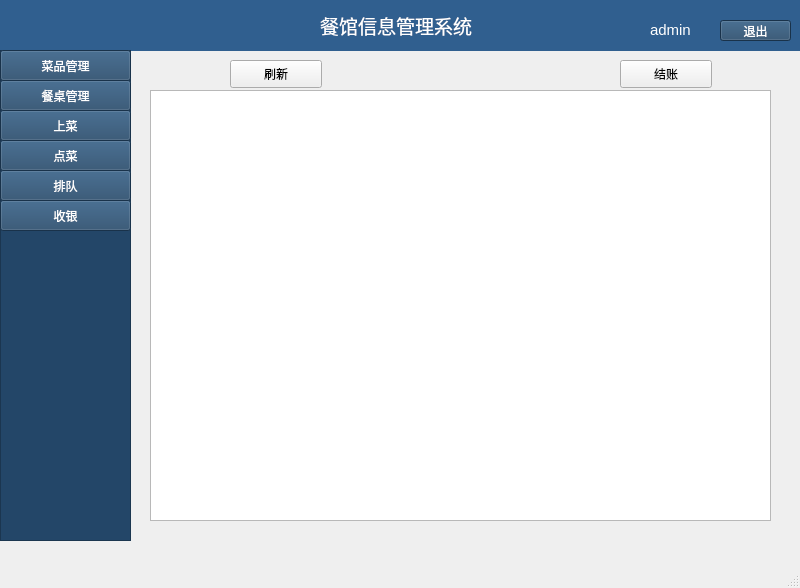
<?xml version="1.0" encoding="UTF-8"?>
<ui version="4.0">
 <class>MainWindow</class>
 <widget class="QMainWindow" name="MainWindow">
  <property name="geometry">
   <rect>
    <x>0</x>
    <y>0</y>
    <width>800</width>
    <height>588</height>
   </rect>
  </property>
  <property name="windowTitle">
   <string>餐馆信息管理系统</string>
  </property>
  <property name="windowIcon">
   <iconset resource="res.qrc">
    <normaloff>:/Logo.jpg</normaloff>:/Logo.jpg</iconset>
  </property>
  <property name="toolTip">
   <string>这是餐厅信息管理系统</string>
  </property>
  <widget class="QWidget" name="centralwidget">
   <property name="styleSheet">
    <string notr="true">Qwidget#centralwidget{background-color: rgb(48, 95, 143)};</string>
   </property>
   <widget class="QStackedWidget" name="stackedWidget">
    <property name="geometry">
     <rect>
      <x>130</x>
      <y>60</y>
      <width>651</width>
      <height>641</height>
     </rect>
    </property>
    <property name="currentIndex">
     <number>3</number>
    </property>
    <widget class="QWidget" name="page1">
     <widget class="QPushButton" name="btn_addDish">
      <property name="geometry">
       <rect>
        <x>10</x>
        <y>0</y>
        <width>61</width>
        <height>21</height>
       </rect>
      </property>
      <property name="text">
       <string>增加</string>
      </property>
     </widget>
     <widget class="QPushButton" name="btn_updDish">
      <property name="geometry">
       <rect>
        <x>80</x>
        <y>0</y>
        <width>61</width>
        <height>21</height>
       </rect>
      </property>
      <property name="text">
       <string>修改</string>
      </property>
     </widget>
     <widget class="QPushButton" name="btn_delDish">
      <property name="geometry">
       <rect>
        <x>150</x>
        <y>0</y>
        <width>61</width>
        <height>20</height>
       </rect>
      </property>
      <property name="text">
       <string>删除</string>
      </property>
     </widget>
     <widget class="QLineEdit" name="lineEdit_search">
      <property name="geometry">
       <rect>
        <x>440</x>
        <y>0</y>
        <width>113</width>
        <height>21</height>
       </rect>
      </property>
     </widget>
     <widget class="QPushButton" name="btn_search">
      <property name="geometry">
       <rect>
        <x>570</x>
        <y>0</y>
        <width>71</width>
        <height>21</height>
       </rect>
      </property>
      <property name="text">
       <string>搜索</string>
      </property>
     </widget>
     <widget class="QTableWidget" name="tableWidget">
      <property name="geometry">
       <rect>
        <x>10</x>
        <y>30</y>
        <width>631</width>
        <height>451</height>
       </rect>
      </property>
      <attribute name="horizontalHeaderStretchLastSection">
       <bool>true</bool>
      </attribute>
      <column>
       <property name="text">
        <string>菜品编号</string>
       </property>
       <property name="font">
        <font>
         <underline>false</underline>
        </font>
       </property>
      </column>
      <column>
       <property name="text">
        <string>名称</string>
       </property>
      </column>
      <column>
       <property name="text">
        <string>分类</string>
       </property>
      </column>
      <column>
       <property name="text">
        <string>主要材料</string>
       </property>
      </column>
      <column>
       <property name="text">
        <string>价格</string>
       </property>
      </column>
     </widget>
     <widget class="QPushButton" name="btn_menu_refresh">
      <property name="geometry">
       <rect>
        <x>300</x>
        <y>0</y>
        <width>61</width>
        <height>21</height>
       </rect>
      </property>
      <property name="text">
       <string>刷新</string>
      </property>
     </widget>
    </widget>
    <widget class="QWidget" name="page_2">
     <widget class="QTableWidget" name="tableWidget_2">
      <property name="geometry">
       <rect>
        <x>0</x>
        <y>30</y>
        <width>641</width>
        <height>441</height>
       </rect>
      </property>
      <attribute name="horizontalHeaderStretchLastSection">
       <bool>true</bool>
      </attribute>
     </widget>
     <widget class="QPushButton" name="btn_addTable">
      <property name="geometry">
       <rect>
        <x>10</x>
        <y>0</y>
        <width>61</width>
        <height>21</height>
       </rect>
      </property>
      <property name="text">
       <string>增加</string>
      </property>
     </widget>
     <widget class="QPushButton" name="btn_updTable">
      <property name="geometry">
       <rect>
        <x>80</x>
        <y>0</y>
        <width>61</width>
        <height>21</height>
       </rect>
      </property>
      <property name="text">
       <string>修改</string>
      </property>
     </widget>
     <widget class="QPushButton" name="btn_delTable">
      <property name="geometry">
       <rect>
        <x>150</x>
        <y>0</y>
        <width>61</width>
        <height>21</height>
       </rect>
      </property>
      <property name="text">
       <string>删除</string>
      </property>
     </widget>
     <widget class="QPushButton" name="btn_search2">
      <property name="geometry">
       <rect>
        <x>570</x>
        <y>0</y>
        <width>71</width>
        <height>21</height>
       </rect>
      </property>
      <property name="text">
       <string>搜索</string>
      </property>
     </widget>
     <widget class="QLineEdit" name="lineEdit_search2">
      <property name="geometry">
       <rect>
        <x>430</x>
        <y>0</y>
        <width>121</width>
        <height>21</height>
       </rect>
      </property>
     </widget>
     <widget class="QPushButton" name="btn_table_refresh">
      <property name="geometry">
       <rect>
        <x>340</x>
        <y>0</y>
        <width>61</width>
        <height>21</height>
       </rect>
      </property>
      <property name="text">
       <string>刷新</string>
      </property>
     </widget>
    </widget>
    <widget class="QWidget" name="page_3">
     <widget class="QPushButton" name="btn_serve_dish">
      <property name="geometry">
       <rect>
        <x>370</x>
        <y>0</y>
        <width>92</width>
        <height>28</height>
       </rect>
      </property>
      <property name="text">
       <string>上菜</string>
      </property>
     </widget>
     <widget class="QPushButton" name="btn_refresh_order">
      <property name="geometry">
       <rect>
        <x>110</x>
        <y>0</y>
        <width>92</width>
        <height>28</height>
       </rect>
      </property>
      <property name="text">
       <string>刷新</string>
      </property>
     </widget>
     <widget class="QPushButton" name="btn_cancel_order">
      <property name="geometry">
       <rect>
        <x>500</x>
        <y>0</y>
        <width>92</width>
        <height>28</height>
       </rect>
      </property>
      <property name="text">
       <string>取消点菜</string>
      </property>
     </widget>
     <widget class="QTableWidget" name="tableWidget_3">
      <property name="geometry">
       <rect>
        <x>15</x>
        <y>31</y>
        <width>631</width>
        <height>431</height>
       </rect>
      </property>
     </widget>
     <widget class="QPushButton" name="btn_previous_order">
      <property name="geometry">
       <rect>
        <x>240</x>
        <y>0</y>
        <width>92</width>
        <height>28</height>
       </rect>
      </property>
      <property name="text">
       <string>上菜记录</string>
      </property>
     </widget>
    </widget>
    <widget class="QWidget" name="page_4">
     <widget class="QPushButton" name="btn_checkout">
      <property name="geometry">
       <rect>
        <x>490</x>
        <y>0</y>
        <width>92</width>
        <height>28</height>
       </rect>
      </property>
      <property name="text">
       <string>结账</string>
      </property>
     </widget>
     <widget class="QTableWidget" name="tableWidget_4">
      <property name="geometry">
       <rect>
        <x>20</x>
        <y>30</y>
        <width>621</width>
        <height>431</height>
       </rect>
      </property>
     </widget>
     <widget class="QPushButton" name="btn_refresh_cashier">
      <property name="geometry">
       <rect>
        <x>100</x>
        <y>0</y>
        <width>92</width>
        <height>28</height>
       </rect>
      </property>
      <property name="text">
       <string>刷新</string>
      </property>
     </widget>
    </widget>
    <widget class="QWidget" name="page_empty"/>
    <widget class="QWidget" name="page5">
     <widget class="QTableWidget" name="tableWidget_ordermenu">
      <property name="geometry">
       <rect>
        <x>10</x>
        <y>50</y>
        <width>351</width>
        <height>401</height>
       </rect>
      </property>
     </widget>
     <widget class="QTableWidget" name="tableWidget_order_table">
      <property name="geometry">
       <rect>
        <x>370</x>
        <y>50</y>
        <width>281</width>
        <height>401</height>
       </rect>
      </property>
     </widget>
     <widget class="QPushButton" name="btn_new_order">
      <property name="geometry">
       <rect>
        <x>530</x>
        <y>10</y>
        <width>92</width>
        <height>28</height>
       </rect>
      </property>
      <property name="text">
       <string>点菜</string>
      </property>
     </widget>
     <widget class="QPushButton" name="btn_order_menu">
      <property name="geometry">
       <rect>
        <x>40</x>
        <y>10</y>
        <width>92</width>
        <height>28</height>
       </rect>
      </property>
      <property name="text">
       <string>刷新</string>
      </property>
     </widget>
    </widget>
   </widget>
   <widget class="QWidget" name="widget" native="true">
    <property name="geometry">
     <rect>
      <x>0</x>
      <y>0</y>
      <width>801</width>
      <height>51</height>
     </rect>
    </property>
    <property name="styleSheet">
     <string notr="true">background-color: rgb(48, 95, 143);
color: rgb(255, 255, 255);</string>
    </property>
    <widget class="QPushButton" name="btn_exit">
     <property name="geometry">
      <rect>
       <x>720</x>
       <y>20</y>
       <width>71</width>
       <height>21</height>
      </rect>
     </property>
     <property name="styleSheet">
      <string notr="true">background-color: rgb(35, 70, 104);
color: rgb(255, 255, 255);</string>
     </property>
     <property name="text">
      <string>退出</string>
     </property>
    </widget>
    <widget class="QLabel" name="label_3">
     <property name="geometry">
      <rect>
       <x>650</x>
       <y>20</y>
       <width>61</width>
       <height>20</height>
      </rect>
     </property>
     <property name="font">
      <font>
       <pointsize>11</pointsize>
      </font>
     </property>
     <property name="text">
      <string>admin</string>
     </property>
    </widget>
    <widget class="QLabel" name="label_2">
     <property name="geometry">
      <rect>
       <x>610</x>
       <y>20</y>
       <width>31</width>
       <height>31</height>
      </rect>
     </property>
     <property name="styleSheet">
      <string notr="true">border-image: url(:/user.jpg);</string>
     </property>
     <property name="text">
      <string/>
     </property>
    </widget>
    <widget class="QLabel" name="label">
     <property name="geometry">
      <rect>
       <x>320</x>
       <y>0</y>
       <width>221</width>
       <height>51</height>
      </rect>
     </property>
     <property name="font">
      <font>
       <family>Microsoft YaHei UI</family>
       <pointsize>14</pointsize>
       <italic>false</italic>
       <bold>false</bold>
      </font>
     </property>
     <property name="styleSheet">
      <string notr="true">font: 14pt &quot;Microsoft YaHei UI&quot;;</string>
     </property>
     <property name="text">
      <string>餐馆信息管理系统</string>
     </property>
    </widget>
   </widget>
   <widget class="QTreeWidget" name="treeWidget">
    <property name="geometry">
     <rect>
      <x>0</x>
      <y>50</y>
      <width>131</width>
      <height>491</height>
     </rect>
    </property>
    <property name="styleSheet">
     <string notr="true">background-color: rgb(35, 70, 104);
color: rgb(255, 255, 255);</string>
    </property>
    <attribute name="headerVisible">
     <bool>false</bool>
    </attribute>
    <column>
     <property name="text">
      <string notr="true">1</string>
     </property>
    </column>
   </widget>
   <widget class="QPushButton" name="btn_1">
    <property name="geometry">
     <rect>
      <x>0</x>
      <y>50</y>
      <width>131</width>
      <height>31</height>
     </rect>
    </property>
    <property name="styleSheet">
     <string notr="true">background-color: rgb(35, 70, 104);
alternate-background-color: rgb(48, 95, 143);
border-color: rgb(35, 70, 104);
color: rgb(255, 255, 255);</string>
    </property>
    <property name="text">
     <string>菜品管理</string>
    </property>
   </widget>
   <widget class="QPushButton" name="btn_2">
    <property name="geometry">
     <rect>
      <x>0</x>
      <y>80</y>
      <width>131</width>
      <height>31</height>
     </rect>
    </property>
    <property name="styleSheet">
     <string notr="true">background-color: rgb(35, 70, 104);
border-color: rgb(35, 70, 104);
color: rgb(255, 255, 255);</string>
    </property>
    <property name="text">
     <string>餐桌管理</string>
    </property>
   </widget>
   <widget class="QPushButton" name="btn_3">
    <property name="geometry">
     <rect>
      <x>0</x>
      <y>110</y>
      <width>131</width>
      <height>31</height>
     </rect>
    </property>
    <property name="styleSheet">
     <string notr="true">background-color: rgb(35, 70, 104);
border-color: rgb(35, 70, 104);
color: rgb(255, 255, 255);</string>
    </property>
    <property name="text">
     <string>上菜</string>
    </property>
   </widget>
   <widget class="QPushButton" name="pushButton_5">
    <property name="geometry">
     <rect>
      <x>0</x>
      <y>140</y>
      <width>131</width>
      <height>31</height>
     </rect>
    </property>
    <property name="styleSheet">
     <string notr="true">background-color: rgb(35, 70, 104);
border-color: rgb(35, 70, 104);
color: rgb(255, 255, 255);</string>
    </property>
    <property name="text">
     <string>点菜</string>
    </property>
   </widget>
   <widget class="QPushButton" name="btn_queue">
    <property name="geometry">
     <rect>
      <x>0</x>
      <y>170</y>
      <width>131</width>
      <height>31</height>
     </rect>
    </property>
    <property name="styleSheet">
     <string notr="true">background-color: rgb(35, 70, 104);
border-color: rgb(35, 70, 104);
color: rgb(255, 255, 255);</string>
    </property>
    <property name="text">
     <string>排队</string>
    </property>
   </widget>
   <widget class="QPushButton" name="btn_cashier">
    <property name="geometry">
     <rect>
      <x>0</x>
      <y>200</y>
      <width>131</width>
      <height>31</height>
     </rect>
    </property>
    <property name="styleSheet">
     <string notr="true">background-color: rgb(35, 70, 104);
border-color: rgb(35, 70, 104);
color: rgb(255, 255, 255);</string>
    </property>
    <property name="text">
     <string>收银</string>
    </property>
   </widget>
  </widget>
  <widget class="QMenuBar" name="menubar">
   <property name="geometry">
    <rect>
     <x>0</x>
     <y>0</y>
     <width>800</width>
     <height>24</height>
    </rect>
   </property>
  </widget>
  <widget class="QStatusBar" name="statusbar"/>
 </widget>
 <resources>
  <include location="res.qrc"/>
 </resources>
 <connections/>
</ui>
